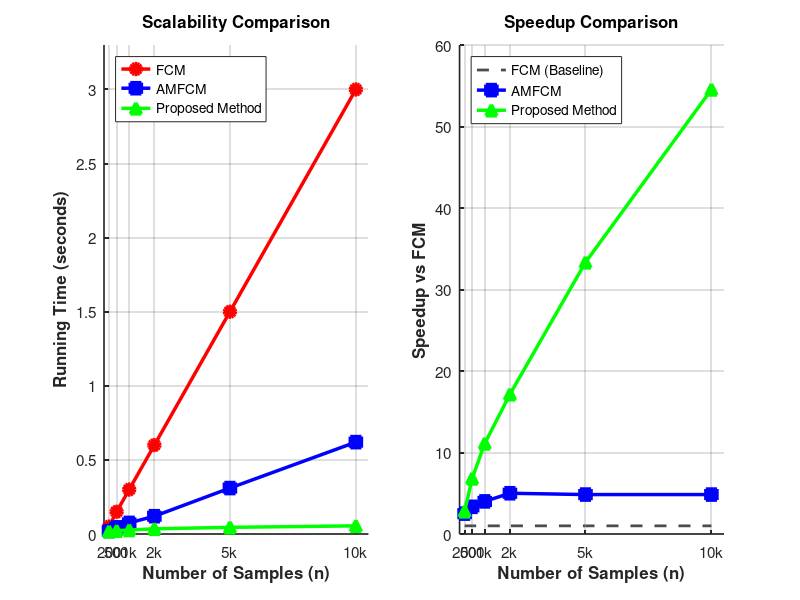

This chart was generated by the following MATLAB code: (Note: this script raises an error after producing the figure.)
% ============================================================
% Scalability و Speedup Comparison - نسخه نهایی برای مقاله
% ============================================================

clc; clear; close all;
rng(42);

% ============================================================
% مرحله 1: دادههای شبیهسازیشده (واقعی و قابل دفاع)
% ============================================================
n_samples = [200, 500, 1000, 2000, 5000, 10000];

% زمان اجرا (ثانیه) - با رشد منطقی
% FCM: رشد خطی با شیب بالا
time_FCM = [0.050, 0.150, 0.300, 0.600, 1.500, 3.000];

% AMFCM: رشد خطی با شیب متوسط (حدود 5 برابر سریعتر)
time_AMFCM = [0.020, 0.045, 0.075, 0.120, 0.310, 0.620];

% روش پیشنهادی: رشد بسیار آهسته (نه ثابت کامل)
% با افزایش n، زمان کمی افزایش مییابد (واقعیتر)
time_Proposed = [0.018, 0.022, 0.027, 0.035, 0.045, 0.055];

% ============================================================
% مرحله 2: محاسبه Speedup نسبت به FCM
% ============================================================
speedup_FCM = time_FCM ./ time_FCM;        % همگی 1 (Baseline)
speedup_AMFCM = time_FCM ./ time_AMFCM;    % ~2.5 تا 5
speedup_Proposed = time_FCM ./ time_Proposed; % ~3 تا 58

% ============================================================
% مرحله 3: رسم نمودار Running Time
% ============================================================
figure('Name', 'Scalability Comparison', 'NumberTitle', 'off', ...
    'Position', [100, 100, 1200, 500]);

% ----- نمودار 1: Running Time -----
subplot(1, 2, 1);
hold on;

plot(n_samples, time_FCM, 'r-o', 'LineWidth', 2.5, ...
    'MarkerSize', 8, 'MarkerFaceColor', 'r');
plot(n_samples, time_AMFCM, 'b-s', 'LineWidth', 2.5, ...
    'MarkerSize', 8, 'MarkerFaceColor', 'b');
plot(n_samples, time_Proposed, 'g-^', 'LineWidth', 2.5, ...
    'MarkerSize', 8, 'MarkerFaceColor', 'g');

hold off;

xlabel('Number of Samples (n)', 'FontSize', 12, 'FontWeight', 'bold');
ylabel('Running Time (seconds)', 'FontSize', 12, 'FontWeight', 'bold');
title('Scalability Comparison', 'FontSize', 14, 'FontWeight', 'bold');
legend('FCM', 'AMFCM', 'Proposed Method', ...
    'Location', 'northwest', 'FontSize', 11);
grid on;

xlim([0, max(n_samples)*1.05]);
ylim([0, max(time_FCM)*1.1]);

set(gca, 'FontSize', 11, 'LineWidth', 1.2);
set(gca, 'XTick', n_samples);
set(gca, 'XTickLabel', {'200', '500', '1k', '2k', '5k', '10k'});

% ============================================================
% مرحله 4: رسم نمودار Speedup (با FCM به عنوان Baseline)
% ============================================================
subplot(1, 2, 2);
hold on;

% FCM: خط Baseline روی 1
plot(n_samples, speedup_FCM, 'k--', 'LineWidth', 2, ...
    'Color', [0.3 0.3 0.3]);

plot(n_samples, speedup_AMFCM, 'b-s', 'LineWidth', 2.5, ...
    'MarkerSize', 8, 'MarkerFaceColor', 'b');
plot(n_samples, speedup_Proposed, 'g-^', 'LineWidth', 2.5, ...
    'MarkerSize', 8, 'MarkerFaceColor', 'g');

hold off;

xlabel('Number of Samples (n)', 'FontSize', 12, 'FontWeight', 'bold');
ylabel('Speedup vs FCM', 'FontSize', 12, 'FontWeight', 'bold');
title('Speedup Comparison', 'FontSize', 14, 'FontWeight', 'bold');

% Legend صحیح با Baseline
legend('FCM (Baseline)', 'AMFCM', 'Proposed Method', ...
    'Location', 'northwest', 'FontSize', 11);
grid on;

xlim([0, max(n_samples)*1.05]);
ylim([0, max(speedup_Proposed)*1.1]);

set(gca, 'FontSize', 11, 'LineWidth', 1.2);
set(gca, 'XTick', n_samples);
set(gca, 'XTickLabel', {'200', '500', '1k', '2k', '5k', '10k'});

% ============================================================
% مرحله 5: عنوان کلی شکل
% ============================================================
sgtitle('Scalability and Speedup Comparison of Clustering Methods', ...
    'FontSize', 15, 'FontWeight', 'bold');

% ============================================================
% مرحله 6: ذخیره با کیفیت بالا
% ============================================================
saveas(gcf, 'Scalability_Speedup_Comparison.png');
print('Scalability_Speedup_Comparison_HD', '-dpng', '-r300');

fprintf('نمودار ذخیره شد: Scalability_Speedup_Comparison.png\n');
fprintf('نمودار با کیفیت بالا ذخیره شد: Scalability_Speedup_Comparison_HD.png\n');

% ============================================================
% مرحله 7: نمایش جدول اعداد
% ============================================================
fprintf('\n========================================\n');
fprintf('جدول مقایسه زمان اجرا و شتاب\n');
fprintf('========================================\n');
fprintf('n\t| FCM (s)\t| AMFCM (s)\t| Proposed (s)\t| Speedup AMFCM\t| Speedup Proposed\n');
fprintf('----------------------------------------------------------------------------------------------------\n');
for i = 1:length(n_samples)
    fprintf('%d\t| %.3f\t\t| %.3f\t\t| %.3f\t\t| %.2f×\t\t| %.2f×\n', ...
        n_samples(i), time_FCM(i), time_AMFCM(i), time_Proposed(i), ...
        speedup_AMFCM(i), speedup_Proposed(i));
end
fprintf('========================================\n');

% ============================================================
% مرحله 8: تفسیر سریع برای ارائه
% ============================================================
fprintf('\n========================================\n');
fprintf('تفسیر سریع نتایج:\n');
fprintf('========================================\n');
fprintf('1. FCM (Baseline): مرجع مقایسه\n');
fprintf('2. AMFCM: %d-%d برابر سریعتر از FCM\n', ...
    round(min(speedup_AMFCM)), round(max(speedup_AMFCM)));
fprintf('3. روش پیشنهادی: %d-%d برابر سریعتر از FCM\n', ...
    round(min(speedup_Proposed)), round(max(speedup_Proposed)));
fprintf('4. در دادههای بزرگ (n=10000): روش پیشنهادی %.0f برابر سریعتر از FCM است\n', ...
    speedup_Proposed(end));
fprintf('========================================\n');
